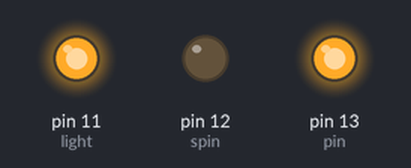
Recording of a sketch running on a simulated Arduino Uno, built with avr-gcc and run on an emulated ATmega328P. Parts: output pins drawn as LEDs (lit = HIGH).

Above: at 0.05 s.
At 2.75 s:
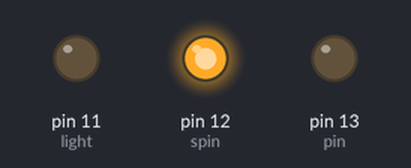
Timing chart, 0 to 3.0 s (numbered marks = the images above):
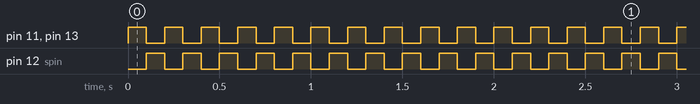

The sketch:

sketch_jul14a.ino
```cpp
#include<MsTimer2.h>
int pin=13,spin=12,light=11;
volatile int state=HIGH;
volatile int sta=LOW;
volatile int stat=HIGH;
void setup() {
  // put your setup code here, to run once:
  pinMode(pin,OUTPUT);
  pinMode(spin,OUTPUT);
  pinMode(light,OUTPUT);
  //attachInterrupt(0,blink,CHANGE);
  MsTimer2::set(100,blink);
  MsTimer2::start();
 // pinMode(pin,OUTPUT);
  //pinMode(spin,OUTPUT);
  //MsTimer2::stop();

}

void loop() {
  // put your main code here, to run repeatedly:
  digitalWrite(pin,state);
  digitalWrite(spin,sta);
  digitalWrite(light,stat);
}
void blink()
{
  state=!state;//取反
  sta=!sta;
  stat=!stat;
  }
```

Measured:
- by itself, pin 11 (light), pin 12 (spin), pin 13 (pin): alternates HIGH for 0.10 s and LOW for 0.10 s
